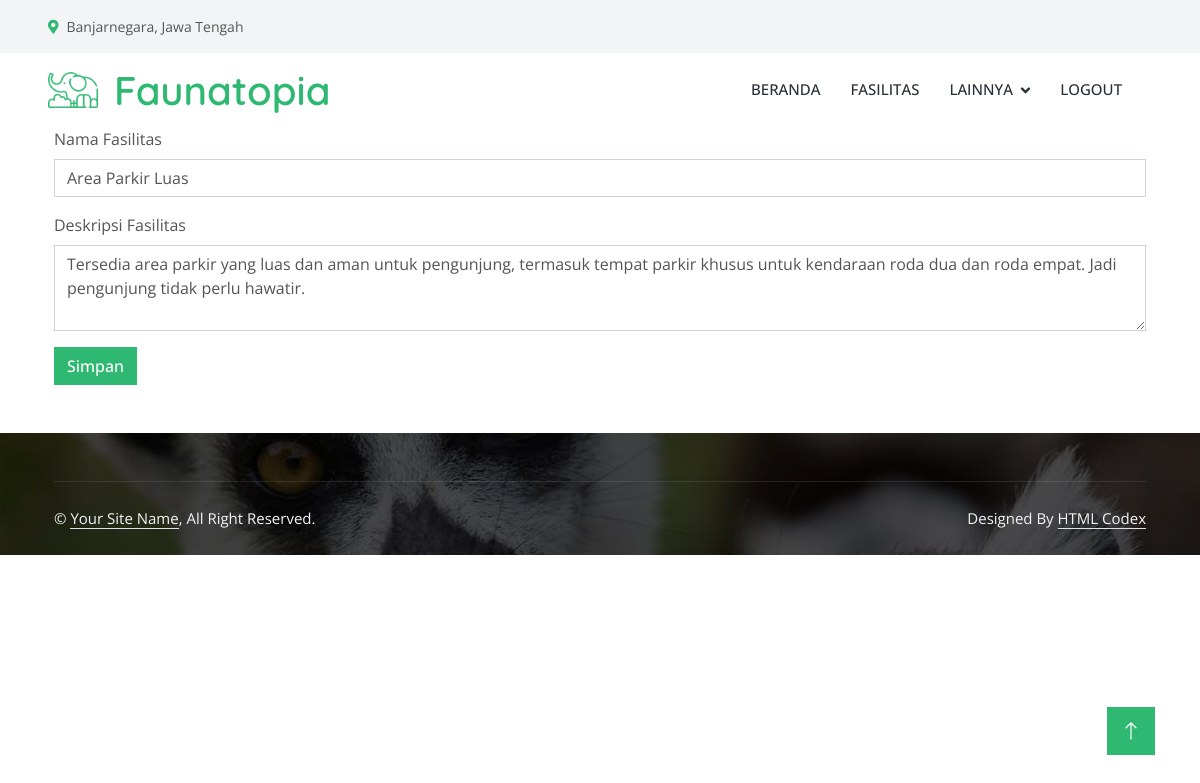
Page /admin/edit_data_fasilitas.php?id=1 on the committed database.
### tables this page shows
CREATE TABLE IF NOT EXISTS `fasilitas_servis` (
  `id` int NOT NULL AUTO_INCREMENT,
  `nama_fasilitas` varchar(50) NOT NULL DEFAULT '0',
  `deskripsi` text NOT NULL,
  PRIMARY KEY (`id`)
);

### admin/edit_data_fasilitas.php (the view, shortened to what this page needs)
<?php
include "../koneksi/function.php";
if (isset($_GET['id']) && is_numeric($_GET['id'])) {
    $id = $_GET['id'];
    $result = mysqli_query($conn, "SELECT * FROM fasilitas_servis WHERE id='$id'");
    if ($result && mysqli_num_rows($result) > 0) {
        $row = mysqli_fetch_assoc($result);
    } else {
        echo "<script>alert('Data tidak ditemukan!'); window.location.href = 'admin_fasilitas.php';</script>";
        exit;
    }
} else {
    echo "<script>alert('ID Fasilitas tidak valid!'); window.location.href = 'admin_fasilitas.php';</script>";
    exit;
}
?>
<!DOCTYPE html>
<html lang="en">
<head>
    <link href="https://cdnjs.cloudflare.com/ajax/libs/font-awesome/5.10.0/css/all.min.css" rel="stylesheet">
    <link href="https://cdn.jsdelivr.net/npm/bootstrap-icons@1.4.1/font/bootstrap-icons.css" rel="stylesheet">
    <link href="../lib/animate/animate.min.css" rel="stylesheet">
    <link href="../lib/lightbox/css/lightbox.min.css" rel="stylesheet">
    <link href="../lib/owlcarousel/assets/owl.carousel.min.css" rel="stylesheet">
    <link href="../css/bootstrap.min.css" rel="stylesheet">
    <link href="../css/style.css" rel="stylesheet">
    <link href="https://cdn.jsdelivr.net/npm/bootstrap@5.3.3/dist/css/bootstrap.min.css" rel="stylesheet">
</head>
<body>
    <?php include 'navbar.php'; ?>
    <div class= "container">
        <form action="" method="post">
            <div class="mb-3">
                <label for="nama_fasilitas" class="form-label">Nama Fasilitas</label>
                <input type="text" class="form-control" id="nama_fasilitas" name="nama_fasilitas" value="<?php echo htmlspecialchars($row['nama_fasilitas']); ?>" required>
            </div>
            <div class="mb-3">
                <label for="deskripsi" class="form-label">Deskripsi Fasilitas</label>
                <textarea class="form-control" id="deskripsi" name="deskripsi" rows="3" required><?php echo htmlspecialchars($row['deskripsi']); ?></textarea>
            </div>
            <button type="submit" class="btn btn-primary">Simpan</button>
        </form>
    </div>
    <?php include 'footer.php'; ?>
    <a href="#" class="btn btn-lg btn-primary btn-lg-square back-to-top"><i class="bi bi-arrow-up"></i></a>
</body>
</html>

### css/style.css (style rules this page uses)
:root { --primary: #2EB872; --light: #F3F4F5; --dark: #282F34; }
.back-to-top { position: fixed; display: none; right: 45px; bottom: 45px; z-index: 99; }
.btn { font-weight: 500; transition: .5s; }
.btn.btn-primary, .btn.btn-secondary { color: #FFFFFF; }
.btn-lg-square { width: 48px; height: 48px; }
.btn-square, .btn-sm-square, .btn-lg-square { padding: 0; display: flex; align-items: center; justify-content: center; font-weight: normal; }

### rows in the picture
fasilitas_servis: nama_fasilitas "Area Parkir Luas", deskripsi "Tersedia area parkir yang luas dan aman untuk pengunjung, termasuk tempat parkir khusus untuk kendaraan roda dua dan roda empat. Jadi pengunjung tidak perlu hawatir."
